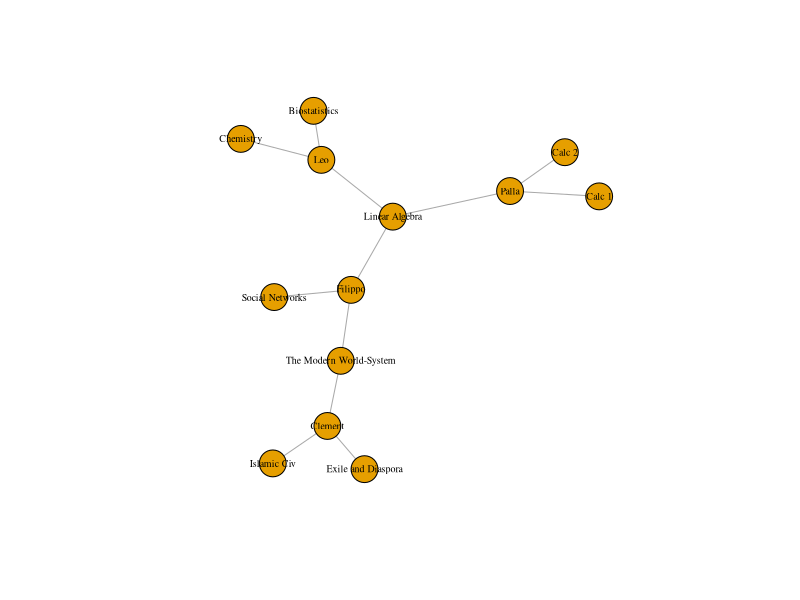
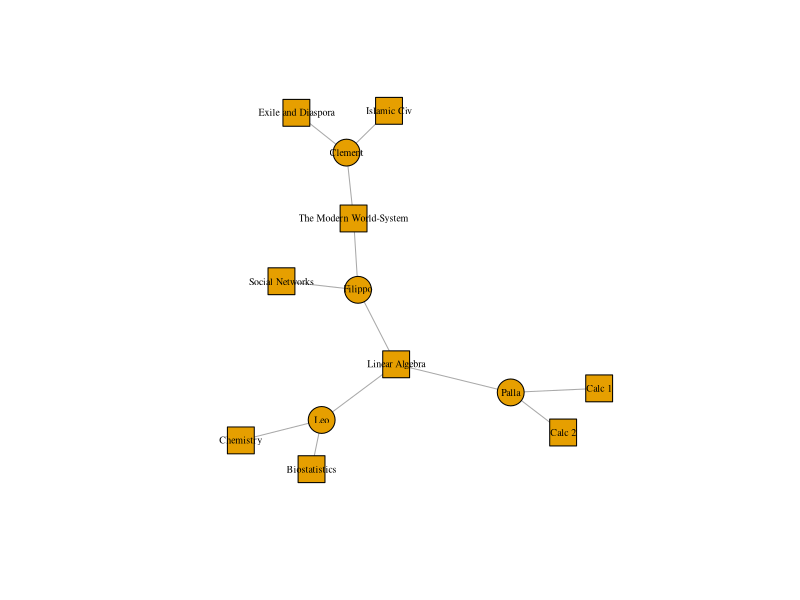
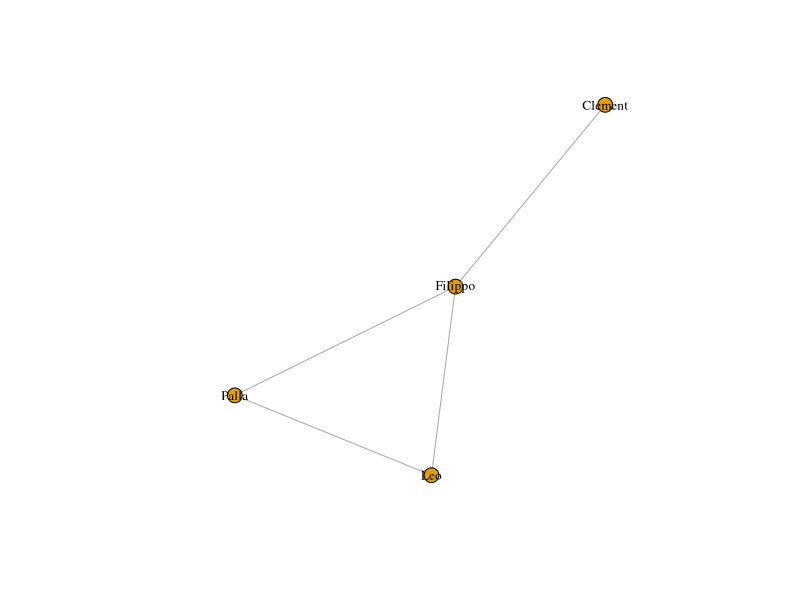
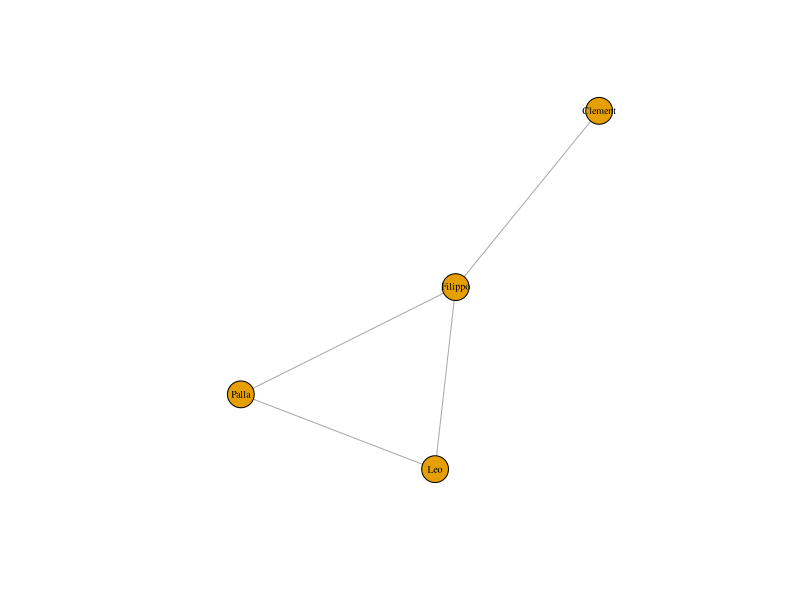
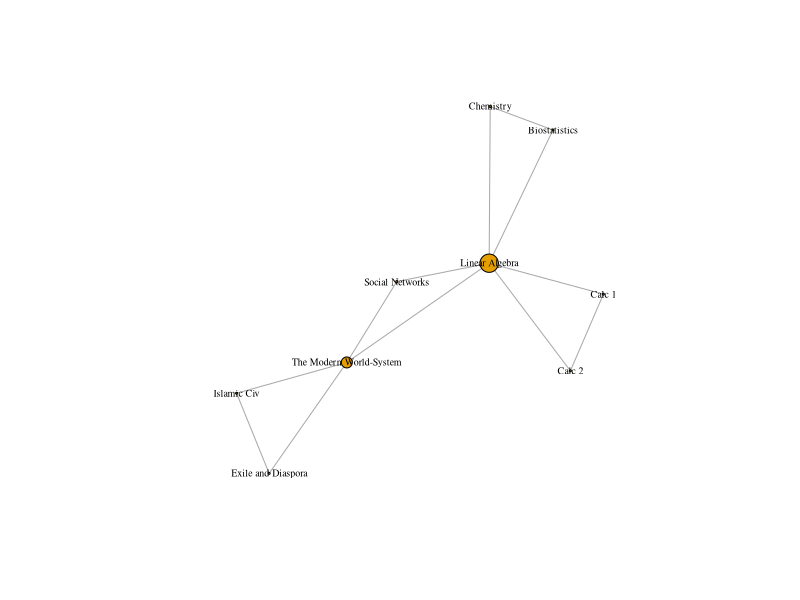

The R script that drew these images, in order:
#!/usr/bin/env Rscript

######################################################################
# @author      : Linus Fernandes (linusfernandes at gmail dot com)
# @file        : affiliations
# @created     : Saturday Oct 28, 2023 05:28:02 IST
#
# @description :
######################################################################
library(igraph)
library(reshape2)
classes_data <- data.frame(name = c("Leo", "Clement", "Palla", "Filippo"), class1 = c("Biostatistics","Islamic Civ", "Calc 1", "Linear Algebra"), class2 = c("Chemistry", "The Modern World-System", "Calc 2", "Social Networks"), class3 = c("Linear Algebra", "Exile and Diaspora", "Linear Algebra", "The Modern World-System"), stringsAsFactors = FALSE)
classes_data <- melt(classes_data, measure.vars = c("class1", "class2","class3"), value.name = "classes", variable.name = "order")
print(classes_data)
classes_data <- subset(classes_data, select = c("name", "classes"))
print(classes_data)
classesMatrix = table(classes_data)
# And we convert it from a table to a matrix
class(classesMatrix) <- "matrix"
print(classesMatrix)
classesNet <- graph.incidence(classesMatrix, mode = c("all"))
print(classesNet)
plot(classesNet, vertex.label.cex = .6, vertex.label.color = "black")
print(vertex_attr_names(classesNet))
print(vertex_attr(classesNet))
V(classesNet)$shape <- ifelse(V(classesNet)$type == FALSE, "circle", "square")
print(classesNet)
print(vertex_attr(classesNet))
plot(classesNet,
vertex.label.cex = .6,
vertex.label.color = "black")
personMatrix = classesMatrix %*% t(classesMatrix)
print(personMatrix)
number_of_classes_taken = diag(personMatrix)
diag(personMatrix) <- 0
print(personMatrix)
personNet <- graph.adjacency(personMatrix, mode = "undirected")
plot(personNet, vertex.size = 8, vertex.label.cex = .8, vertex.label.color = "black")
groupMatrix = t(classesMatrix) %*% classesMatrix
# The diagonal details the number of people in each class
print(groupMatrix)
number_of_students <- diag(groupMatrix)
# we again set it to 0
diag(groupMatrix) <- 0
personNet <- graph.adjacency(personMatrix, mode = "undirected")
groupNet <- graph.adjacency(groupMatrix, mode = "undirected")
plot(personNet, vertex.label.cex = .6, vertex.label.color = "black")
plot(groupNet, vertex.size = betweenness(groupNet)/max(betweenness(groupNet)) * 10, vertex.label.cex = .6, vertex.label.color = "black")
